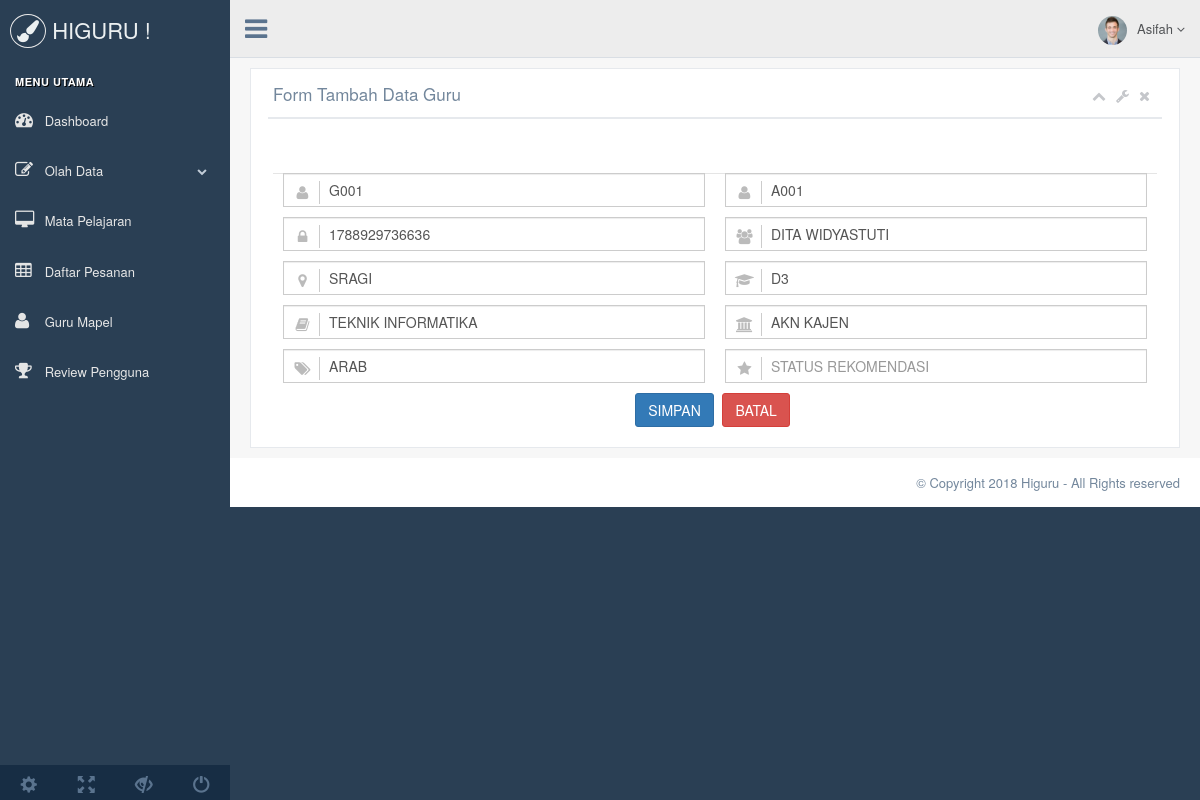
The page /index.php?form-guru=edit&id=G001 (signed in) on the database its author committed.
### tables this page shows
CREATE TABLE `pos_guru` (
  `id_guru` char(10) NOT NULL,
  `id_admin` char(10) NOT NULL,
  `nik_guru` char(16) NOT NULL,
  `nama_guru` varchar(30) NOT NULL,
  `alamat_guru` varchar(50) NOT NULL,
  `pendidikan_guru` enum('D1','D2','D3','D4','S1','S2','S3') NOT NULL,
  `jurusan_guru` varchar(20) NOT NULL,
  `asal_pt` varchar(50) NOT NULL,
  `keterangan` text NOT NULL,
  `sta_rekom` varchar(5) NOT NULL
);

### form.php (the view, shortened to what this page needs)
<?php
    include 'dbo.php';
?>
<?php
    if($_GET["form-guru"]=="edit"){
     $id=$_GET["id"];
    $sql = mysqli_query($koneksi, "select * from pos_guru where id_guru='$id' ")
            or die("Error Query : ".mysqli_error($sql));
    if($row = mysqli_fetch_array($sql)){
?>
<div class="row">
  <div class="col-md-12 col-xs-12">
    <div class="x_panel">
      <div class="x_title">
        <h2>Form Tambah Data Guru</h2>
        <ul class="nav navbar-right panel_toolbox">
          <li><a class="collapse-link"><i class="fa fa-chevron-up"></i></a>
          </li>
          <li class="dropdown">
            <a href="#" class="dropdown-toggle" data-toggle="dropdown" role="button" aria-expanded="false"><i class="fa fa-wrench"></i></a>
          </li>
          <li><a class="close-link"><i class="fa fa-close"></i></a>
          </li>
        </ul>
        <div class="clearfix"></div>
      </div>
      <div class="x_content">
        <br />
        <form class="form-horizontal form-label-left input_mask" method="POST" action="crud/guru/update.php">
           <div class="col-md-6 col-sm-6 col-xs-12 form-group has-feedback">
            <input type="text" class="form-control has-feedback-left" name="id_guru" placeholder="ID GURU" value="<?php echo $row['id_guru']?>">
          </div>
           <div class="col-md-6 col-sm-6 col-xs-12 form-group has-feedback">
            <input type="text" class="form-control has-feedback-left" name="id_admin" placeholder="ID ADMIN" value="<?php echo $row['id_admin']?>" >
          </div>
          <div class="col-md-6 col-sm-6 col-xs-12 form-group has-feedback">
            <input type="text" class="form-control has-feedback-left" name="nik_guru" " placeholder="NIK" value="<?php echo $row['nik_guru']?>" >
          </div>
          <div class="col-md-6 col-sm-6 col-xs-12 form-group has-feedback">
            <input type="text" class="form-control has-feedback-left" name="nama_guru" placeholder="NAMA" value="<?php echo $row['nama_guru']?>" >
          </div>
          <div class="col-md-6 col-sm-6 col-xs-12 form-group has-feedback">
            <input type="text" class="form-control has-feedback-left" name="alamat_guru" placeholder="ALAMAT" value="<?php echo $row['alamat_guru']?>">
          </div>
          <div class="col-md-6 col-sm-6 col-xs-12 form-group has-feedback">
            <input type="text" class="form-control has-feedback-left" name="pendidikan_guru" placeholder="PENDIDIKAN" value="<?php echo $row['pendidikan_guru']?>">
          </div>
          <div class="col-md-6 col-sm-6 col-xs-12 form-group has-feedback">
            <input type="text" class="form-control has-feedback-left" name="jurusan_guru" placeholder="JURUSAN" value="<?php echo $row['jurusan_guru']?>">
          </div>
          <div class="col-md-6 col-sm-6 col-xs-12 form-group has-feedback">
            <input type="text" class="form-control has-feedback-left" name="asal_pt" placeholder="ASAL PERGURUAN TINGGI" value="<?php echo $row['asal_pt']?>">
          </div>
          <div class="col-md-6 col-sm-6 col-xs-12 form-group has-feedback">
            <input type="text" class="form-control has-feedback-left" name="keterangan" placeholder="KETERANGAN" value="<?php echo $row['keterangan']?>">
          </div>
          <div class="col-md-6 col-sm-6 col-xs-12 form-group has-feedback">
            <input type="text" class="form-control has-feedback-left" name="sta_rekom" placeholder="STATUS REKOMENDASI" value="<?php echo $row['sta_rekom']?>" >
          </div>
         <div class="ln_solid"></div>
          <div class="form-group">
            <div class="col-md-12 col-sm-12 col-xs-12">
              <center>
              <input type="submit" name="simpan" class="btn btn-primary" value="SIMPAN">
              <input type="reset" name="batal" class="btn btn-danger" value="BATAL">
            </center>
            </div>
          </div>
        </form>
      </div>
    </div>
  </div>
</div>
<?php } } ?>

### rows shown on the page
pos_guru: id_guru "G001", id_admin "A001", nik_guru "1788929736636", nama_guru "DITA WIDYASTUTI", alamat_guru "SRAGI", pendidikan_guru "D3", jurusan_guru "TEKNIK INFORMATIKA", asal_pt "AKN KAJEN", keterangan "ARAB"
